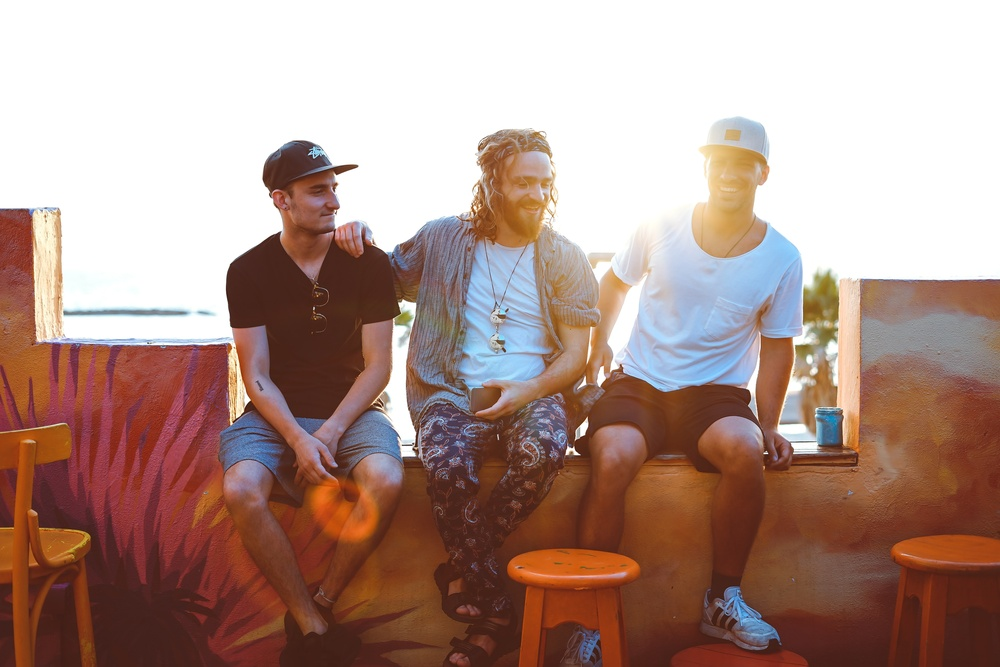
#> input picture python/1imagensEntrada/10.jpg, 1000 x 667 px, shrunk from 3888 x 2592 before the run
$ python 'funcionSquare - por parte.py'
#> lines starting #> are read from the running program, lines starting #| are printed output that depends on the picture
#> further down, img is the input picture: shape (667, 1000, 3); mean B, G, R 139, 147.8, 175.8
import cv2
import numpy as np
from pylab import *

def funcionSquare (imagem, limiar,Amax):
#> called with limiar = 249, Amax = 0.0032
    img = cv2.cvtColor(imagem, cv2.COLOR_RGB2GRAY)
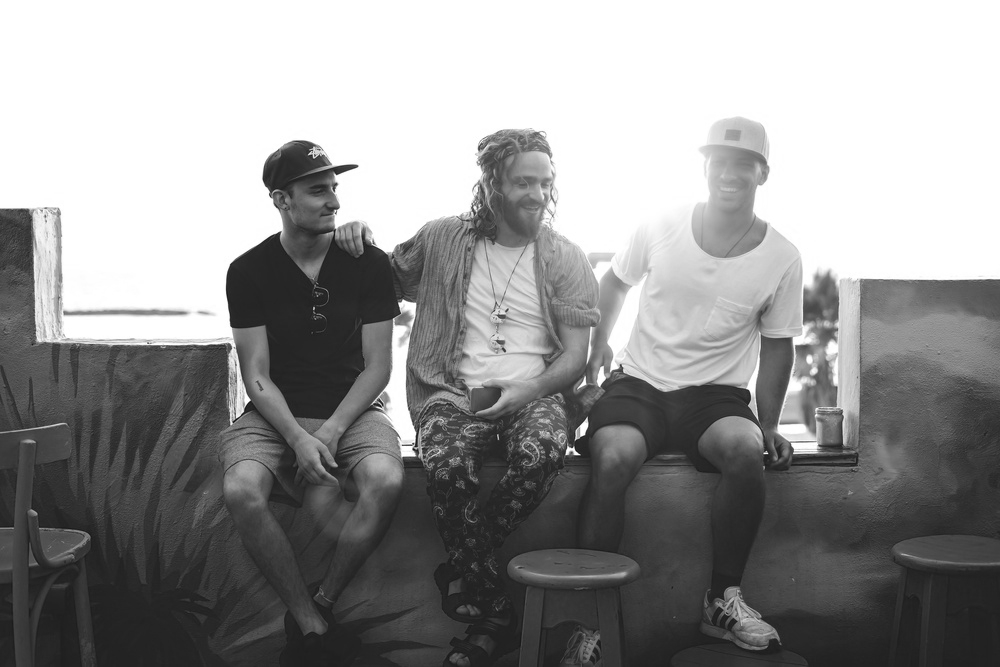
#> img: shape (667, 1000); min 6, max 255, mean 148.4
    height, width = img.shape  # dimensões da imagem
#> height = 667; width = 1000

    # transformação Quadratica
    for i in range(0, height):
        for j in range(0, width):
            pixel = img[i,j]

            if ( pixel > limiar ):
                pixel = imagem[i, j].astype(int)
                saida = Amax * np.square(pixel)

                if (saida[0] >= 255):
                    saida[0] = 255
                if (saida[1] >= 255):
                    saida[1] = 255
                if (saida[2] >= 255):
                    saida[2] = 255
                imagem[i, j] = saida
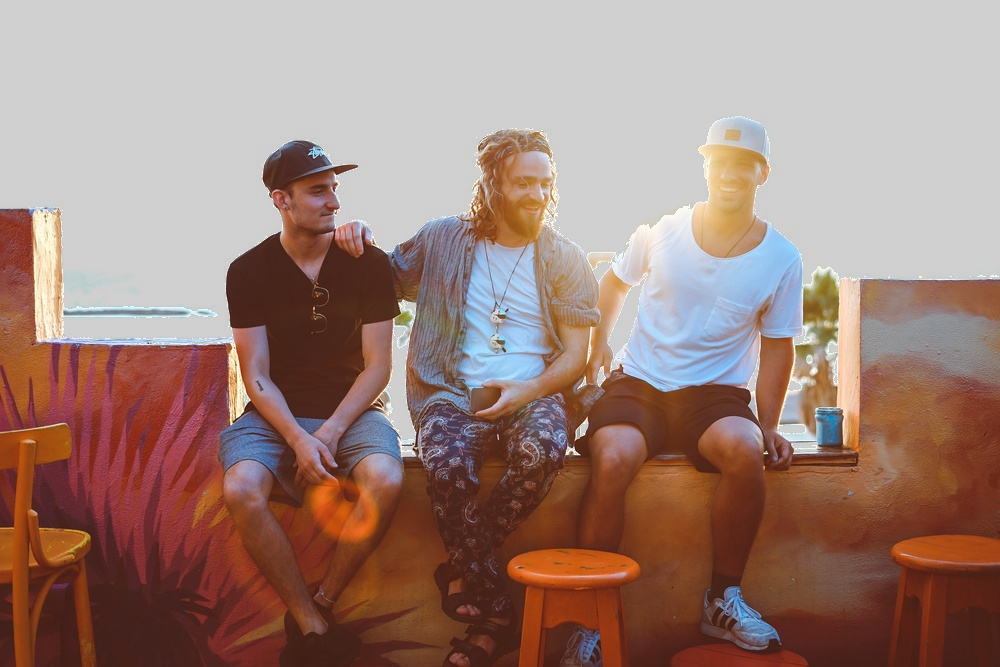
#> imagem: shape (667, 1000, 3); mean B, G, R 122.1, 130.9, 158.9
#> after the loop, saida = [208.1, 208.1, 198.4]

    return imagem

img = cv2.imread("./../1imagensEntrada/10.jpg")

limiar = 249
paramA = 0.0032
out = funcionSquare(img, limiar , paramA)

texto = "./../output_Square_"+str(paramA)+"_por_parte.png"
cv2.imwrite(texto, out)

$ run again, with python/1imagensEntrada/01.jpg copied over python/1imagensEntrada/10.jpg
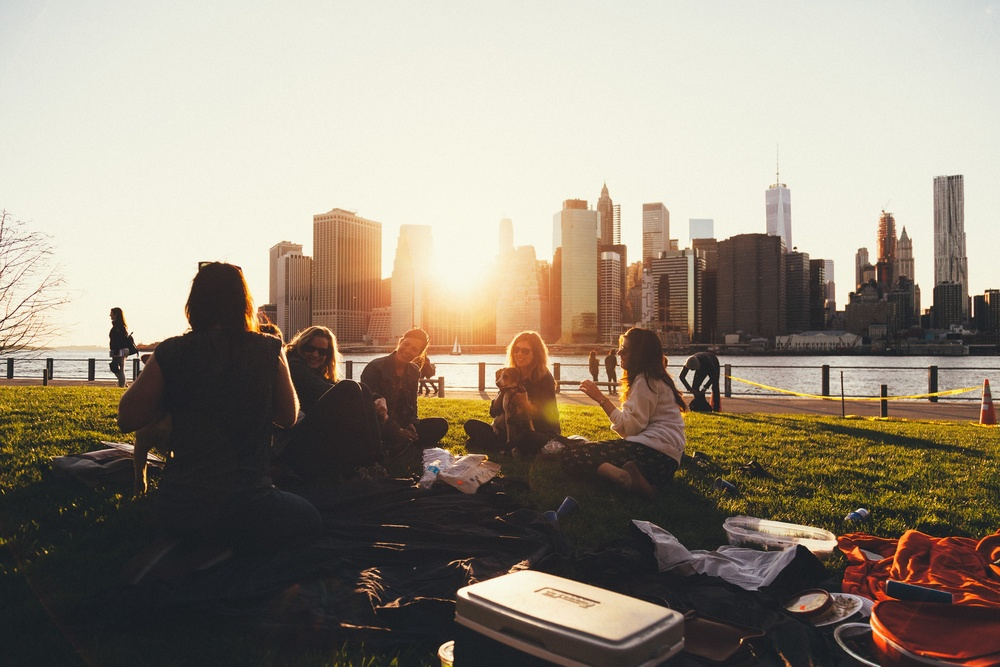
#> input picture python/1imagensEntrada/01.jpg, 1000 x 667 px, shrunk from 3000 x 2000 before the run
#> img is the input picture: shape (667, 1000, 3); mean B, G, R 124.6, 139, 149.3
#> in funcionSquare, `img = cv2.cvtColor(imagem, cv2.COLOR_RGB2GRAY)`:
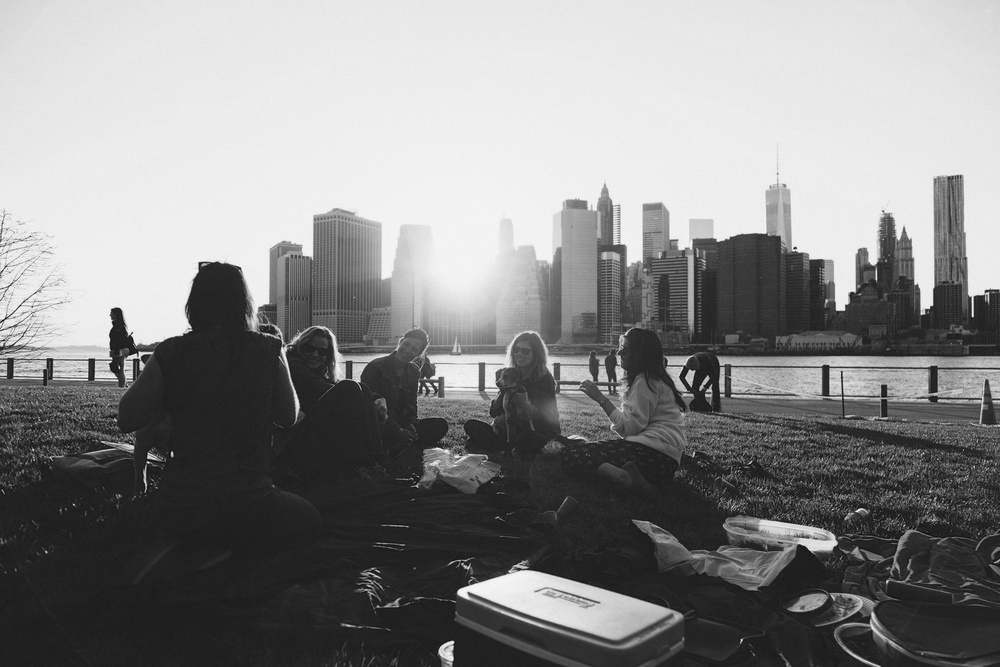
#> img: shape (667, 1000); min 11, max 250, mean 135.8
#> after the loop in funcionSquare, `for i in range(0, height):`: saida = [179.7, 208.1, 208.1]

$ run again, with python/1imagensEntrada/03.jpg copied over python/1imagensEntrada/10.jpg
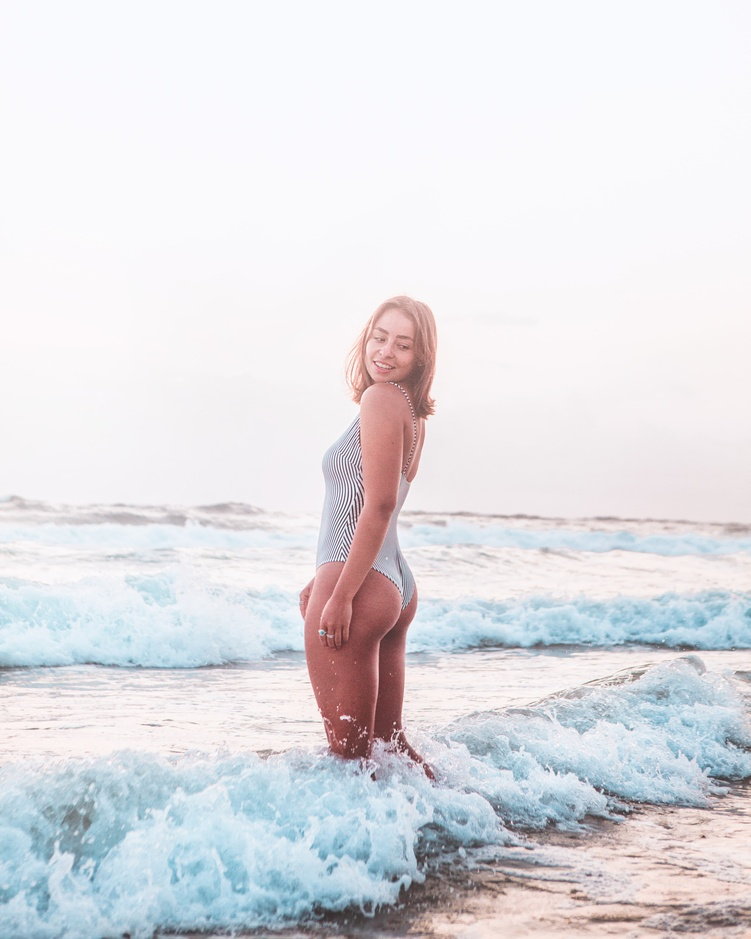
#> input picture python/1imagensEntrada/03.jpg, 751 x 939 px, shrunk from 3744 x 4680 before the run
#> img is the input picture: shape (939, 751, 3); mean B, G, R 228.2, 224.1, 224.7
#> in funcionSquare, `img = cv2.cvtColor(imagem, cv2.COLOR_RGB2GRAY)`:
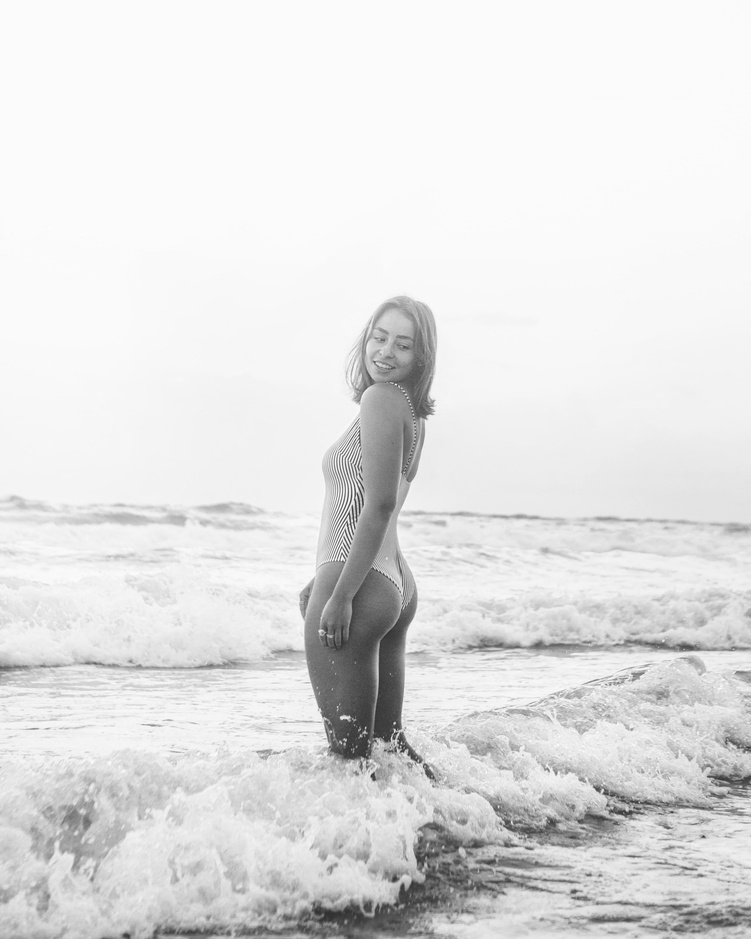
#> img: shape (939, 751); min 46, max 255, mean 225.5
#> after the loop in funcionSquare, `for i in range(0, height):`:
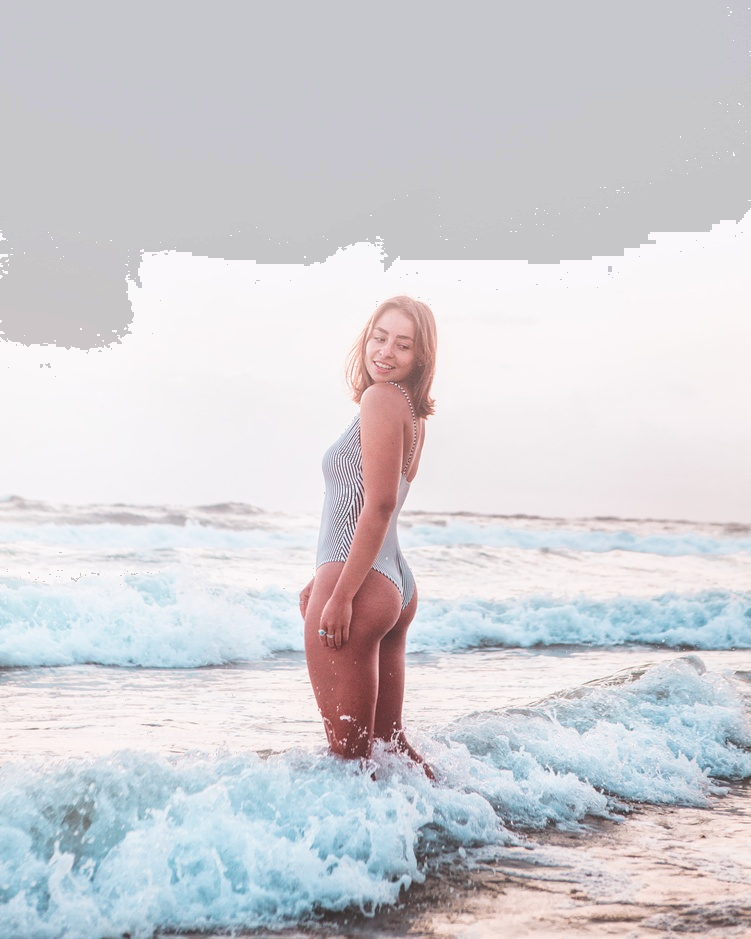
#> imagem: shape (939, 751, 3); mean B, G, R 214.3, 209.7, 210.2
#> after the loop in funcionSquare, `for i in range(0, height):`: saida = [208.1, 200, 189]
